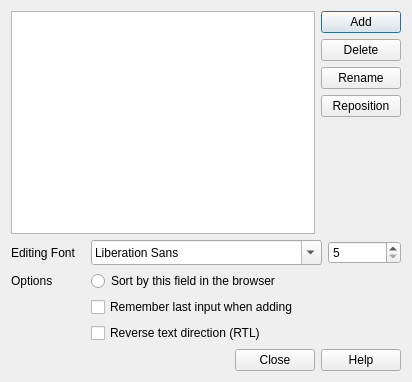
<?xml version="1.0" encoding="UTF-8"?>
<ui version="4.0">
 <class>Dialog</class>
 <widget class="QDialog" name="Dialog">
  <property name="geometry">
   <rect>
    <x>0</x>
    <y>0</y>
    <width>412</width>
    <height>382</height>
   </rect>
  </property>
  <property name="windowTitle">
   <string>Fields</string>
  </property>
  <property name="styleSheet">
   <string notr="true">background:url(:/icons/Mainwindow_bg.jpg)</string>
  </property>
  <property name="modal">
   <bool>true</bool>
  </property>
  <layout class="QVBoxLayout" name="verticalLayout">
   <item>
    <layout class="QHBoxLayout" name="horizontalLayout">
     <item>
      <widget class="QListWidget" name="fieldList">
       <property name="sizePolicy">
        <sizepolicy hsizetype="Expanding" vsizetype="MinimumExpanding">
         <horstretch>0</horstretch>
         <verstretch>0</verstretch>
        </sizepolicy>
       </property>
       <property name="minimumSize">
        <size>
         <width>50</width>
         <height>60</height>
        </size>
       </property>
       <property name="styleSheet">
        <string notr="true">border:url(:/icons/Mainwindow_bg.jpg)</string>
       </property>
      </widget>
     </item>
     <item>
      <layout class="QVBoxLayout" name="verticalLayout_3">
       <item>
        <widget class="QPushButton" name="fieldAdd">
         <property name="text">
          <string>Add</string>
         </property>
        </widget>
       </item>
       <item>
        <widget class="QPushButton" name="fieldDelete">
         <property name="text">
          <string>Delete</string>
         </property>
        </widget>
       </item>
       <item>
        <widget class="QPushButton" name="fieldRename">
         <property name="text">
          <string>Rename</string>
         </property>
        </widget>
       </item>
       <item>
        <widget class="QPushButton" name="fieldPosition">
         <property name="text">
          <string>Reposition</string>
         </property>
        </widget>
       </item>
       <item>
        <spacer name="verticalSpacer_3">
         <property name="orientation">
          <enum>Qt::Vertical</enum>
         </property>
         <property name="sizeHint" stdset="0">
          <size>
           <width>20</width>
           <height>40</height>
          </size>
         </property>
        </spacer>
       </item>
      </layout>
     </item>
    </layout>
   </item>
   <item>
    <layout class="QGridLayout" name="_2">
     <item row="0" column="0">
      <widget class="QLabel" name="label_5">
       <property name="text">
        <string>Editing Font</string>
       </property>
      </widget>
     </item>
     <item row="0" column="1">
      <widget class="QFontComboBox" name="fontFamily">
       <property name="minimumSize">
        <size>
         <width>0</width>
         <height>25</height>
        </size>
       </property>
      </widget>
     </item>
     <item row="3" column="1">
      <widget class="QCheckBox" name="rtl">
       <property name="text">
        <string>Reverse text direction (RTL)</string>
       </property>
      </widget>
     </item>
     <item row="0" column="2">
      <widget class="QSpinBox" name="fontSize">
       <property name="minimum">
        <number>5</number>
       </property>
       <property name="maximum">
        <number>300</number>
       </property>
      </widget>
     </item>
     <item row="2" column="1">
      <widget class="QCheckBox" name="sticky">
       <property name="text">
        <string>Remember last input when adding</string>
       </property>
      </widget>
     </item>
     <item row="1" column="0">
      <widget class="QLabel" name="label_18">
       <property name="text">
        <string>Options</string>
       </property>
      </widget>
     </item>
     <item row="1" column="1">
      <widget class="QRadioButton" name="sortField">
       <property name="text">
        <string>Sort by this field in the browser</string>
       </property>
      </widget>
     </item>
    </layout>
   </item>
   <item>
    <widget class="QDialogButtonBox" name="buttonBox">
     <property name="orientation">
      <enum>Qt::Horizontal</enum>
     </property>
     <property name="standardButtons">
      <set>QDialogButtonBox::Close|QDialogButtonBox::Help</set>
     </property>
    </widget>
   </item>
  </layout>
 </widget>
 <tabstops>
  <tabstop>fieldList</tabstop>
  <tabstop>fieldAdd</tabstop>
  <tabstop>fieldDelete</tabstop>
  <tabstop>fieldRename</tabstop>
  <tabstop>fieldPosition</tabstop>
  <tabstop>fontFamily</tabstop>
  <tabstop>fontSize</tabstop>
  <tabstop>sortField</tabstop>
  <tabstop>sticky</tabstop>
  <tabstop>rtl</tabstop>
  <tabstop>buttonBox</tabstop>
 </tabstops>
 <resources>
  <include location="icons.qrc"/>
 </resources>
 <connections>
  <connection>
   <sender>buttonBox</sender>
   <signal>accepted()</signal>
   <receiver>Dialog</receiver>
   <slot>accept()</slot>
   <hints>
    <hint type="sourcelabel">
     <x>248</x>
     <y>254</y>
    </hint>
    <hint type="destinationlabel">
     <x>157</x>
     <y>274</y>
    </hint>
   </hints>
  </connection>
  <connection>
   <sender>buttonBox</sender>
   <signal>rejected()</signal>
   <receiver>Dialog</receiver>
   <slot>reject()</slot>
   <hints>
    <hint type="sourcelabel">
     <x>316</x>
     <y>260</y>
    </hint>
    <hint type="destinationlabel">
     <x>286</x>
     <y>274</y>
    </hint>
   </hints>
  </connection>
 </connections>
</ui>
